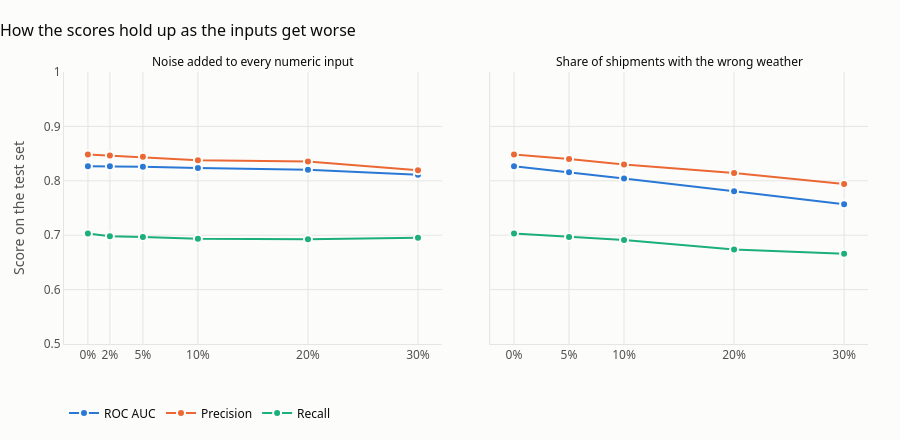

Here is the notebook cell this chart was saved with:
### Markdown cell above
## 8. Stress test: noisy, wrong and missing input

Readings drift, ETAs are estimates, weather feeds lag, and forms are left half filled. The model has to stay useful when its inputs are imperfect.

### Noise in the numbers

We add random error to every numeric input of every test shipment, rebuild the features, and re-score. A noise level of 10% means each value is typically off by 10% in either direction. Each level is repeated 30 times and averaged.

### Code cell
def stress_scores(shipments):
    p = predict_risk(shipments)
    flag = p >= ALERT_LINE
    return {"roc_auc": roc_auc_score(truth, p), "precision": precision_score(truth, flag, zero_division=0),
            "recall": recall_score(truth, flag), "alerts": flag.sum()}


def with_noise(shipments, level, rng):
    noisy = shipments.copy()
    for col in RAW_NUMERIC:
        noisy[col] = noisy[col] * (1 + rng.normal(0, level, len(noisy)))
    noisy["Carrier_Reliability_Score"] = noisy["Carrier_Reliability_Score"].clip(0, 1)
    noisy["Geopolitical_Risk_Score"] = noisy["Geopolitical_Risk_Score"].clip(0, 10)
    noisy["Lead_Time_Days"] = noisy["Lead_Time_Days"].clip(lower=0.05)
    noisy["Distance_km"] = noisy["Distance_km"].clip(lower=50)
    return noisy


def with_wrong_weather(shipments, share, rng):
    """Replace the weather of a random share of shipments with a weather picked at random."""
    wrong = shipments.copy()
    pick = rng.random(len(wrong)) < share
    wrong.loc[pick, "Weather_Condition"] = rng.choice(list(WEATHER_SEVERITY), pick.sum())
    return wrong


rng = np.random.default_rng(SEED)
noise = pd.DataFrame([
    {"noise_level": level, **pd.DataFrame([stress_scores(with_noise(test_inputs, level, rng))
                                           for _ in range(1 if level == 0 else 30)]).mean().to_dict()}
    for level in [0.0, 0.02, 0.05, 0.10, 0.20, 0.30]
]).set_index("noise_level")
wrong_weather = pd.DataFrame([
    {"share_with_wrong_weather": share, **pd.DataFrame([stress_scores(with_wrong_weather(test_inputs, share, rng))
                                                        for _ in range(1 if share == 0 else 30)]).mean().to_dict()}
    for share in [0.0, 0.05, 0.10, 0.20, 0.30]
]).set_index("share_with_wrong_weather")

fig = make_subplots(rows=1, cols=2, shared_yaxes=True, horizontal_spacing=0.06,
                    subplot_titles=["Noise added to every numeric input", "Share of shipments with the wrong weather"])
for col, table in enumerate([noise, wrong_weather], start=1):
    for metric, label, color in [("roc_auc", "ROC AUC", BLUE), ("precision", "Precision", ORANGE), ("recall", "Recall", AQUA)]:
        fig.add_trace(go.Scatter(x=table.index, y=table[metric], mode="lines+markers", name=label, legendgroup=label,
                                 showlegend=col == 1, line=dict(color=color, width=2),
                                 marker=dict(size=8, line=dict(color=SURFACE, width=2)),
                                 hovertemplate=label + "<br>%{x:.0%}<br>%{y:.3f}<extra></extra>"), row=1, col=col)
    fig.update_xaxes(tickformat=".0%", tickvals=list(table.index), row=1, col=col)
fig.update_yaxes(range=[0.5, 1], title_text="Score on the test set", col=1)
fig.update_annotations(font=dict(size=12, color=INK))
style(fig, "How the scores hold up as the inputs get worse", height=440)
fig.update_layout(legend=dict(orientation="h", y=-0.2, x=0, font=dict(color=INK)), margin=dict(b=90))
fig.show()

display(noise.round(3))
wrong_weather.round(3)

### Figure 1 — Plotly figure (JSON) as saved in the notebook; plotly's stock layout.template omitted (floating-point values rounded to 4 significant figures)
{"data": [{"hovertemplate": "ROC AUC<br>%{x:.0%}<br>%{y:.3f}<extra></extra>", "legendgroup": "ROC AUC", "line": {"color": "#2a78d6", "width": 2}, "marker": {"line": {"color": "#fcfcfb", "width": 2}, "size": 8}, "mode": "lines+markers", "name": "ROC AUC", "showlegend": true, "type": "scatter", "x": [0.0, 0.02, 0.05, 0.1, 0.2, 0.3], "xaxis": "x", "y": [0.8269, 0.8267, 0.8261, 0.8237, 0.8205, 0.8109], "yaxis": "y"}, {"hovertemplate": "Precision<br>%{x:.0%}<br>%{y:.3f}<extra></extra>", "legendgroup": "Precision", "line": {"color": "#eb6834", "width": 2}, "marker": {"line": {"color": "#fcfcfb", "width": 2}, "size": 8}, "mode": "lines+markers", "name": "Precision", "showlegend": true, "type": "scatter", "x": [0.0, 0.02, 0.05, 0.1, 0.2, 0.3], "xaxis": "x", "y": [0.8484, 0.8464, 0.8443, 0.8379, 0.8354, 0.8192], "yaxis": "y"}, {"hovertemplate": "Recall<br>%{x:.0%}<br>%{y:.3f}<extra></extra>", "legendgroup": "Recall", "line": {"color": "#1baf7a", "width": 2}, "marker": {"line": {"color": "#fcfcfb", "width": 2}, "size": 8}, "mode": "lines+markers", "name": "Recall", "showlegend": true, "type": "scatter", "x": [0.0, 0.02, 0.05, 0.1, 0.2, 0.3], "xaxis": "x", "y": [0.7031, 0.698, 0.6965, 0.6934, 0.6924, 0.6953], "yaxis": "y"}, {"hovertemplate": "ROC AUC<br>%{x:.0%}<br>%{y:.3f}<extra></extra>", "legendgroup": "ROC AUC", "line": {"color": "#2a78d6", "width": 2}, "marker": {"line": {"color": "#fcfcfb", "width": 2}, "size": 8}, "mode": "lines+markers", "name": "ROC AUC", "showlegend": false, "type": "scatter", "x": [0.0, 0.05, 0.1, 0.2, 0.3], "xaxis": "x2", "y": [0.8269, 0.8158, 0.8044, 0.781, 0.7568], "yaxis": "y2"}, {"hovertemplate": "Precision<br>%{x:.0%}<br>%{y:.3f}<extra></extra>", "legendgroup": "Precision", "line": {"color": "#eb6834", "width": 2}, "marker": {"line": {"color": "#fcfcfb", "width": 2}, "size": 8}, "mode": "lines+markers", "name": "Precision", "showlegend": false, "type": "scatter", "x": [0.0, 0.05, 0.1, 0.2, 0.3], "xaxis": "x2", "y": [0.8484, 0.8402, 0.8298, 0.8142, 0.7941], "yaxis": "y2"}, {"hovertemplate": "Recall<br>%{x:.0%}<br>%{y:.3f}<extra></extra>", "legendgroup": "Recall", "line": {"color": "#1baf7a", "width": 2}, "marker": {"line": {"color": "#fcfcfb", "width": 2}, "size": 8}, "mode": "lines+markers", "name": "Recall", "showlegend": false, "type": "scatter", "x": [0.0, 0.05, 0.1, 0.2, 0.3], "xaxis": "x2", "y": [0.7031, 0.6966, 0.6912, 0.6738, 0.6661], "yaxis": "y2"}], "layout": {"annotations": [{"font": {"color": "#0b0b0b", "size": 12}, "showarrow": false, "text": "Noise added to every numeric input", "x": 0.235, "xanchor": "center", "xref": "paper", "y": 1.0, "yanchor": "bottom", "yref": "paper"}, {"font": {"color": "#0b0b0b", "size": 12}, "showarrow": false, "text": "Share of shipments with the wrong weather", "x": 0.765, "xanchor": "center", "xref": "paper", "y": 1.0, "yanchor": "bottom", "yref": "paper"}], "font": {"color": "#52514e", "family": "Segoe UI, Arial, sans-serif", "size": 12}, "height": 440, "hoverlabel": {"bgcolor": "white", "font": {"color": "#0b0b0b"}}, "legend": {"font": {"color": "#0b0b0b"}, "orientation": "h", "x": 0, "y": -0.2}, "margin": {"b": 90, "l": 64, "r": 32, "t": 72}, "paper_bgcolor": "#fcfcfb", "plot_bgcolor": "#fcfcfb", "title": {"font": {"color": "#0b0b0b", "size": 16}, "text": "How the scores hold up as the inputs get worse", "x": 0, "xanchor": "left"}, "xaxis": {"anchor": "y", "domain": [0.0, 0.47], "gridcolor": "#e6e5e1", "linecolor": "#e6e5e1", "tickformat": ".0%", "tickvals": [0.0, 0.02, 0.05, 0.1, 0.2, 0.3], "zeroline": false}, "xaxis2": {"anchor": "y2", "domain": [0.53, 1.0], "gridcolor": "#e6e5e1", "linecolor": "#e6e5e1", "tickformat": ".0%", "tickvals": [0.0, 0.05, 0.1, 0.2, 0.3], "zeroline": false}, "yaxis": {"anchor": "x", "domain": [0.0, 1.0], "gridcolor": "#e6e5e1", "linecolor": "#e6e5e1", "range": [0.5, 1], "title": {"text": "Score on the test set"}, "zeroline": false}, "yaxis2": {"anchor": "x2", "domain": [0.0, 1.0], "gridcolor": "#e6e5e1", "linecolor": "#e6e5e1", "matches": "y", "showticklabels": false, "zeroline": false}}}
